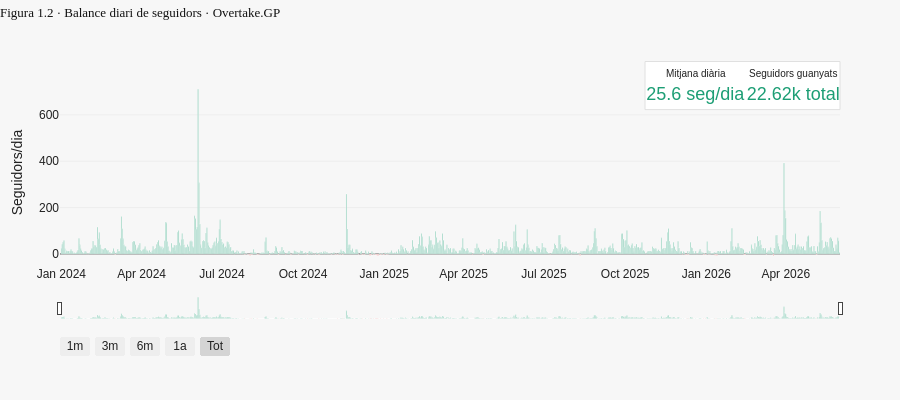

The code cell stored with this chart in its notebook:
### Markdown cell above
### Figura 1.2 · Balanç diari de seguidors

Barres diàries de nous seguidors guanyats. Les barres verdes indiquen creixement positiu i les vermelles pèrdues. Inclou selector de rang temporal.

### Code cell
# ── Figura 1.2 · Balance diari de seguidors ──────────────────────────────────
# Nous seguidors guanyats cada dia
# Font: InstaTrack · gen 2024 → maig 2026

seg_guanyats = hist['daily_gain'].sum()
seg_dia_mitjana = hist['daily_gain'].mean()

fig2 = go.Figure()

fig2.add_trace(go.Bar(
    x=hist['date'],
    y=hist['daily_gain'],
    name='Seguidors/dia',
    marker_color=[
        '#1D9E75' if v >= 0 else '#E24B4A'
        for v in hist['daily_gain']
    ],
    hovertemplate='<b>%{x|%d %b %Y}</b><br>Seguidors: %{y:+.0f}<extra></extra>'
))

# KPI
fig2.add_trace(go.Indicator(
    mode="number",
    value=round(seg_dia_mitjana, 1),
    number=dict(suffix=" seg/dia", font=dict(size=18, color="#1D9E75")),
    title=dict(text="Mitjana diària", font=dict(size=10)),
    domain=dict(x=[0.75, 0.88], y=[0.85, 1.0])
))

fig2.add_trace(go.Indicator(
    mode="number",
    value=int(seg_guanyats),
    number=dict(suffix=" total", font=dict(size=18, color="#1D9E75")),
    title=dict(text="Seguidors guanyats", font=dict(size=10)),
    domain=dict(x=[0.88, 1.0], y=[0.85, 1.0])  # ← 1.01 → 1.0
))

fig2.update_layout(
    title=dict(
        text='Figura 1.2 · Balance diari de seguidors · Overtake.GP',
        font=dict(size=13, family='Arial Black'),
        y=0.98, x=0.0, xanchor='left'
    ),
    xaxis=dict(
        rangeslider=dict(visible=True, thickness=0.1),
        rangeselector=dict(
            y=-0.15, x=0.0,
            buttons=[
                dict(count=1,  label='1m', step='month', stepmode='backward'),
                dict(count=3,  label='3m', step='month', stepmode='backward'),
                dict(count=6,  label='6m', step='month', stepmode='backward'),
                dict(count=1,  label='1a', step='year',  stepmode='backward'),
                dict(step='all', label='Tot')
            ]
        )
    ),
    yaxis=dict(title='Seguidors/dia'),
    hovermode='x unified',
    height=400,
    margin=dict(t=80, b=80, l=60, r=60),
    shapes=[dict(
        type='rect', xref='paper', yref='paper',
        x0=0.75, y0=0.84, x1=1.0, y1=1.1,
        fillcolor='white',
        line=dict(color='#e0e0e0', width=1),
        layer='below'
    )],
    showlegend=False
)

fig2.show()

### Figure 1 — Plotly figure (JSON) as saved in the notebook; plotly's stock layout.template omitted (floating-point values rounded to 4 significant figures; data arrays with more than 128 entries replaced by an {"elided": "..."} marker saying what was removed)
{"data": [{"hovertemplate": "<b>%{x|%d %b %Y}</b><br>Seguidors: %{y:+.0f}<extra></extra>", "marker": {"color": {"elided": "883 str values"}}, "name": "Seguidors/dia", "type": "bar", "x": {"elided": "883 str values"}, "y": {"elided": "883 float values"}}, {"domain": {"x": [0.75, 0.88], "y": [0.85, 1]}, "mode": "number", "number": {"font": {"color": "#1D9E75", "size": 18}, "suffix": " seg/dia"}, "title": {"font": {"size": 10}, "text": "Mitjana diària"}, "type": "indicator", "value": 25.6}, {"domain": {"x": [0.88, 1], "y": [0.85, 1]}, "mode": "number", "number": {"font": {"color": "#1D9E75", "size": 18}, "suffix": " total"}, "title": {"font": {"size": 10}, "text": "Seguidors guanyats"}, "type": "indicator", "value": 22618}], "layout": {"height": 400, "hovermode": "x unified", "margin": {"b": 80, "l": 60, "r": 60, "t": 80}, "shapes": [{"fillcolor": "white", "layer": "below", "line": {"color": "#e0e0e0", "width": 1}, "type": "rect", "x0": 0.75, "x1": 1, "xref": "paper", "y0": 0.84, "y1": 1.1, "yref": "paper"}], "showlegend": false, "title": {"font": {"family": "Arial Black", "size": 13}, "text": "Figura 1.2 · Balance diari de seguidors · Overtake.GP", "x": 0, "xanchor": "left", "y": 0.98}, "xaxis": {"rangeselector": {"buttons": [{"count": 1, "label": "1m", "step": "month", "stepmode": "backward"}, {"count": 3, "label": "3m", "step": "month", "stepmode": "backward"}, {"count": 6, "label": "6m", "step": "month", "stepmode": "backward"}, {"count": 1, "label": "1a", "step": "year", "stepmode": "backward"}, {"label": "Tot", "step": "all"}], "x": 0, "y": -0.15}, "rangeslider": {"thickness": 0.1, "visible": true}}, "yaxis": {"title": {"text": "Seguidors/dia"}}}}
